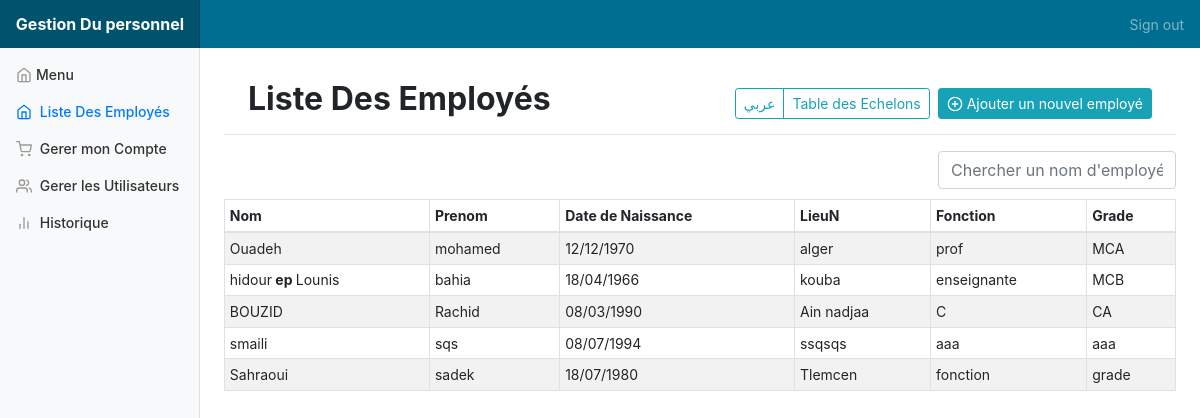
The page /employe.php (signed in) on the database its author committed.
### tables this page shows
CREATE TABLE IF NOT EXISTS `employe` (
  `idEmploye` int(11) NOT NULL AUTO_INCREMENT,
  `NomFr` varchar(20) DEFAULT NULL,
  `NomAr` varchar(20) NOT NULL,
  `PrenomFr` varchar(30) DEFAULT NULL,
  `PrenomAr` varchar(30) NOT NULL,
  `DateN` date NOT NULL,
  `LieuNFR` varchar(20) DEFAULT NULL,
  `LieuNAR` varchar(20) NOT NULL,
  `FonctionFr` varchar(20) DEFAULT NULL,
  `FonctionAr` varchar(20) NOT NULL,
  `GradeFr` varchar(30) DEFAULT NULL,
  `GradeAr` varchar(30) NOT NULL,
  `AdresseFR` varchar(60) DEFAULT NULL,
  `AdresseAr` varchar(60) DEFAULT NULL,
  `NumIdProf` varchar(12) DEFAULT NULL,
  `NumTel` varchar(10) DEFAULT NULL,
  `SitFam` int(11) DEFAULT NULL,
  `sexe` int(11) DEFAULT NULL,
  `SitAdm` int(11) DEFAULT NULL,
  `Echellon` int(11) DEFAULT NULL,
  `diplome` varchar(50) DEFAULT NULL,
  `DateDE` date DEFAULT NULL,
  `DateIN` date DEFAULT NULL,
  PRIMARY KEY (`idEmploye`)
);

CREATE TABLE IF NOT EXISTS `fmarie` (
  `idEmploye` int(11) NOT NULL,
  `NomM` varchar(40) DEFAULT NULL,
  `NomMA` varchar(40) DEFAULT NULL,
  PRIMARY KEY (`idEmploye`)
);

### employe.php (the view, shortened to what this page needs)
<!doctype html>
<html lang="fr">
    <head>
        <link href="bootstrap/css/bootstrap.min.css" rel="stylesheet">
        <link href="dashboard.css" rel="stylesheet">
        <link rel="stylesheet" href="jquery-ui-1.12.1/jquery-ui.css">
        <link href="jQuery-contextMenu-master/dist/jquery.contextMenu.css" rel="stylesheet">
    </head>
    <body>
      <?php
          include('navbar.php');
      ?>
  <nav class="col-md-2 d-none d-md-block bg-light sidebar" style="margin-top: 40px">
  <div class="sidebar-sticky">
    <ul class="nav flex-column">
      <li class="nav-item">
        <a class="nav-link"  href="dashboard.php"><span data-feather="home"></span>Menu<span class="sr-only"></span></a>
      </li>
      <li class="nav-item">
        <a class="nav-link active text-capitalize"  href="employe.php"><span data-feather="home"></span> Liste des employés<span class="sr-only"></span></a>
      </li>
      <li class="nav-item">
        <a class="nav-link" href="Profile.php"> <span data-feather="shopping-cart"></span> Gerer mon Compte </a>
      </li>
      <?php
        if ($_SESSION['Permission']==1) {
       ?>
      <li class="nav-item">
        <a class="nav-link" href="Users.php"> <span data-feather="users"></span> Gerer les Utilisateurs </a>
      </li>
      <?php
        }
       ?>
      <li class="nav-item">
        <a class="nav-link" href="Historique.php"> <span data-feather="bar-chart-2"></span> Historique </a>
      </li>
    </ul>
  </div>
</nav>
      <main role="main" class="col-md-9 ml-sm-auto col-lg-10 pt-3 px-4">
      <div id="Français">
          <div class="d-flex justify-content-between flex-wrap flex-md-nowrap align-items-center  pb-2 mb-3 border-bottom pt-3 px-4">
              <h1 class="h2 text-capitalize"><b>liste des employés</b></h1>
              <div class="btn-toolbar mb-2 mb-md-0">
                  <div class="btn-group mr-2">
                    <div class="btn-group">
                      <button class="btn btn-sm btn-outline-info Ar" role="button" onclick="toggler('Arabe');">عربي</button>
                        <button class="btn btn-sm btn-outline-info TE" role="button" onclick="toggler('Echellon');" >Table des Echelons</button>
                      </div>
                  </div>
                  <button class="btn btn-sm btn-info" role="button" data-toggle="modal" data-target="#insert-modal">
                    <span data-feather="plus-circle"></span>
                    Ajouter un nouvel employé
                  </button>
              </div>
          </div>
         <?php
                include('database.php');
    try
    {
        $bdd = new PDO("mysql:host=$host;dbname=$dbname;charset=utf8", $un, $pw);
    }
    catch(Exception $e)
    {
        die('Erreur : '.$e->getMessage());
    }
         ?>
         <input class="form-control col-sm-3" type="text" id="myInput" onkeyup="myFunction()" placeholder="Chercher un nom d'employé..." style="margin-bottom: 10px; float: right;">
          <div  class="table-responsive" style="width: 100%;">
              <table id="ttable" class="table table-striped table-sm table-bordered table-ba table-hover" style=" margin-right: 2%">
                  <thead>
                      <tr>
                          <th onclick="sortTable(1)">Nom</th>
                          <th onclick="sortTable(2)">Prenom</th>
                          <th onclick="sortTable(3)">Date de Naissance</th>
                          <th onclick="sortTable(4)">LieuN</th>
                          <th onclick="sortTable(5)">Fonction</th>
                          <th onclick="sortTable(6)">Grade</th>
                      </tr>
                  </thead>
                  <tbody>
                      <?php
                          $reponse = $bdd->query("SELECT idEmploye,NomFr,PrenomFr,DATE_FORMAT(DateN, '%d/%m/%Y') AS DateNFr,LieuNFR,FonctionFr,GradeFr,SitFam,sexe FROM Employe WHERE SitAdm = 1 or SitAdm = 2 or SitAdm = 3 or SitAdm = 4");
                          while ($donnees = $reponse->fetch())
                          {
                      ?>
                      <tr>
                          <td><?php
                          if (($donnees['SitFam']==2)&&($donnees['sexe']==2)) {
                            $reponse2 = $bdd->prepare("SELECT NomM FROM fmarie WHERE idEmploye = ?");
                            $reponse2->execute([$donnees['idEmploye']]);
                            $stmt = $reponse2->fetchColumn();
                            $nom = $donnees['NomFr'] . "<strong> ep </strong>". $stmt;
                          }else {
                            $nom = $donnees['NomFr'];
                          }
                           echo $nom; ?></td>
                          <td><?php echo $donnees['PrenomFr']; ?></td>
                          <td><?php echo $donnees['DateNFr']; ?></td>
                          <td><?php echo $donnees['LieuNFR']; ?></td>
                          <td><?php echo $donnees['FonctionFr']; ?></td>
                          <td><?php echo $donnees['GradeFr']; ?></td>
                      </tr>
                        <?php
                            }
                        ?>
                  </tbody>
              </table>
          </div>
      </div>
</main>
  </body>
</html>

### navbar.php
<nav class="navbar navbar-dark sticky-top flex-md-nowrap p-0" style="background-color: #006E90 !important;">
	<a class="navbar-brand col-sm-3 col-md-2 mr-0" href="employe.php" style="text-align: center;"><b>Gestion Du personnel</b></a>
    <ul class="navbar-nav px-3">
        <li class="nav-item text-nowrap">
            <a class="nav-link" href="logout.php">Sign out</a>
        </li>
    </ul>
</nav>

### dashboard.css (style rules this page uses)
body { font-size: .875rem; width: 100%; }
.feather { width: 16px; height: 16px; vertical-align: text-bottom; }
.sidebar { position: fixed; top: 0; bottom: 0; left: 0; z-index: 100; padding: 0; box-shadow: inset -1px 0 0 rgba(0, 0, 0, .1); }
.sidebar-sticky { position: -webkit-sticky; position: sticky; top: 48px; height: calc(100vh - 48px); padding-top: .5rem; overflow-x: hidden; overflow-y: auto; }
.sidebar .nav-link { font-weight: 500; color: #333; }
.sidebar .nav-link .feather { margin-right: 4px; color: #999; }
.sidebar .nav-link.active { color: #007bff; }
.sidebar .nav-link:hover .feather, .sidebar .nav-link.active .feather { color: inherit; }
.navbar-brand { padding-top: .75rem; padding-bottom: .75rem; font-size: 1rem; background-color: rgba(0, 0, 0, .25); box-shadow: inset -1px 0 0 rgba(0, 0, 0, .25); }
.border-bottom { border-bottom: 1px solid #e5e5e5; }

### rows shown on the page
employe: NomFr "Ouadeh", PrenomFr "mohamed", DateNFr "12/12/1970", LieuNFR "alger", FonctionFr "prof", GradeFr "MCA"
employe: NomFr "hidour", fmarie.NomM "Lounis", PrenomFr "bahia", DateNFr "18/04/1966", LieuNFR "kouba", FonctionFr "enseignante", GradeFr "MCB"
employe: NomFr "BOUZID", PrenomFr "Rachid", DateNFr "08/03/1990", LieuNFR "Ain nadjaa", FonctionFr "C", GradeFr "CA"
employe: NomFr "smaili", PrenomFr "sqs", DateNFr "08/07/1994", LieuNFR "ssqsqs", FonctionFr "aaa", GradeFr "aaa"
employe: NomFr "Sahraoui", PrenomFr "sadek", DateNFr "18/07/1980", LieuNFR "Tlemcen", FonctionFr "fonction", GradeFr "grade"
